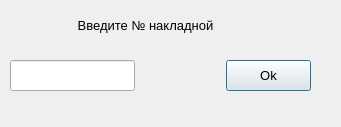
<?xml version="1.0" encoding="UTF-8"?>
<ui version="4.0">
 <class>SkladChoseWaybill</class>
 <widget class="QDialog" name="SkladChoseWaybill">
  <property name="geometry">
   <rect>
    <x>0</x>
    <y>0</y>
    <width>341</width>
    <height>127</height>
   </rect>
  </property>
  <property name="windowTitle">
   <string>Dialog</string>
  </property>
  <widget class="QLabel" name="label">
   <property name="geometry">
    <rect>
     <x>70</x>
     <y>10</y>
     <width>151</width>
     <height>31</height>
    </rect>
   </property>
   <property name="font">
    <font>
     <pointsize>10</pointsize>
    </font>
   </property>
   <property name="text">
    <string>Введите № накладной</string>
   </property>
   <property name="alignment">
    <set>Qt::AlignCenter</set>
   </property>
  </widget>
  <widget class="QWidget" name="">
   <property name="geometry">
    <rect>
     <x>10</x>
     <y>60</y>
     <width>301</width>
     <height>31</height>
    </rect>
   </property>
   <layout class="QGridLayout" name="gridLayout">
    <item row="0" column="0">
     <widget class="QLineEdit" name="lineEdit">
      <property name="sizePolicy">
       <sizepolicy hsizetype="Expanding" vsizetype="Expanding">
        <horstretch>0</horstretch>
        <verstretch>0</verstretch>
       </sizepolicy>
      </property>
      <property name="font">
       <font>
        <pointsize>10</pointsize>
       </font>
      </property>
     </widget>
    </item>
    <item row="0" column="1">
     <spacer name="horizontalSpacer">
      <property name="orientation">
       <enum>Qt::Horizontal</enum>
      </property>
      <property name="sizeHint" stdset="0">
       <size>
        <width>40</width>
        <height>20</height>
       </size>
      </property>
     </spacer>
    </item>
    <item row="0" column="2">
     <widget class="QPushButton" name="okButton">
      <property name="sizePolicy">
       <sizepolicy hsizetype="Expanding" vsizetype="Expanding">
        <horstretch>0</horstretch>
        <verstretch>0</verstretch>
       </sizepolicy>
      </property>
      <property name="font">
       <font>
        <pointsize>10</pointsize>
       </font>
      </property>
      <property name="text">
       <string>Ok</string>
      </property>
     </widget>
    </item>
   </layout>
  </widget>
 </widget>
 <resources/>
 <connections/>
</ui>
